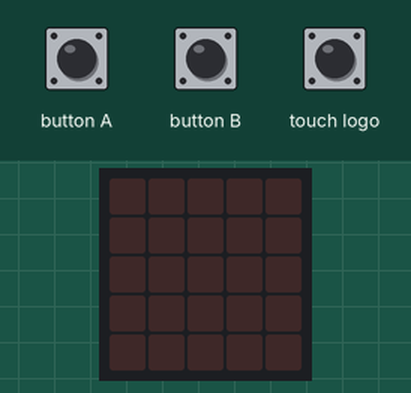
Simulated run of this program. Board: BBC micro:bit (MakeCode). On the bench: the board's 5×5 LED display. Inputs (shaded band) come from the test bench.

Above: at 1.2 s.
1.3 s: button A pressed for 0.15 s
At 2.0 s:
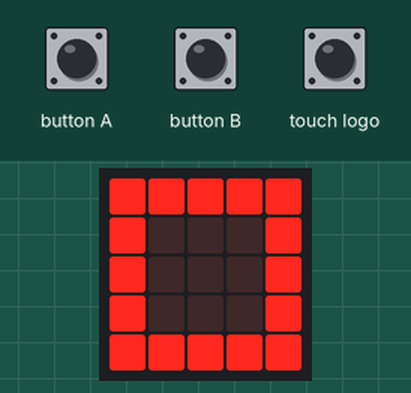
4.4 s: button B pressed for 0.15 s
At 5.4 s:
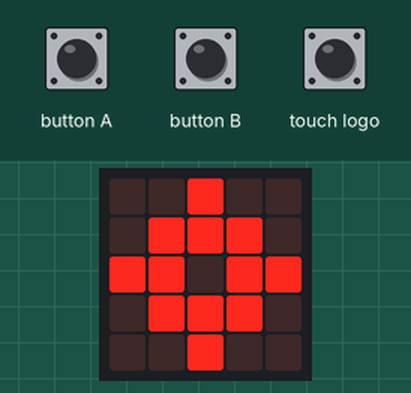
7.5 s: touch logo pressed for 0.15 s
At 7.9 s:
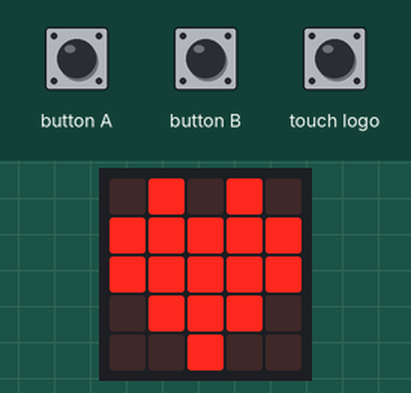
Timing chart, 0 to 10.5 s (numbered marks = the images above; inputs shaded):
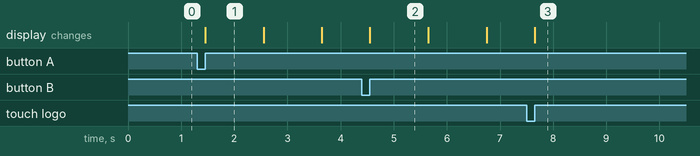

Measured:
- after the input at 1.3 s, the display: changes after 0.15 s (image 1)
- after the input at 4.4 s, the display: changes after 0.15 s (image 2)
- after the input at 7.5 s, the display: changes after 0.15 s (image 3)
- what the display in image 1 shows lasts 1.1 s, from 1.5 s to 2.6 s

The program:

main.ts
```typescript
input.onButtonPressed(Button.A, function () {
    basic.showIcon(IconNames.Square)
    basic.pause(500)
    basic.showIcon(IconNames.SmallSquare)
    basic.pause(500)
    basic.showLeds(`
        . . . . .
        . . . . .
        . . # . .
        . . . . .
        . . . . .
        `)
})
input.onButtonPressed(Button.B, function () {
    basic.showIcon(IconNames.Target)
    basic.pause(500)
    basic.showIcon(IconNames.Happy)
    basic.pause(500)
    basic.showIcon(IconNames.Sad)
})
input.onLogoEvent(TouchButtonEvent.Pressed, function () {
    basic.showIcon(IconNames.Heart)
})
```

test.ts
```typescript
// οι δοκιμές πηγαίνουν εδώ, δεν θα γίνει εκτέλεση όταν αυτό το πακέτο χρησιμοποιηθεί ως επέκταση.
```
